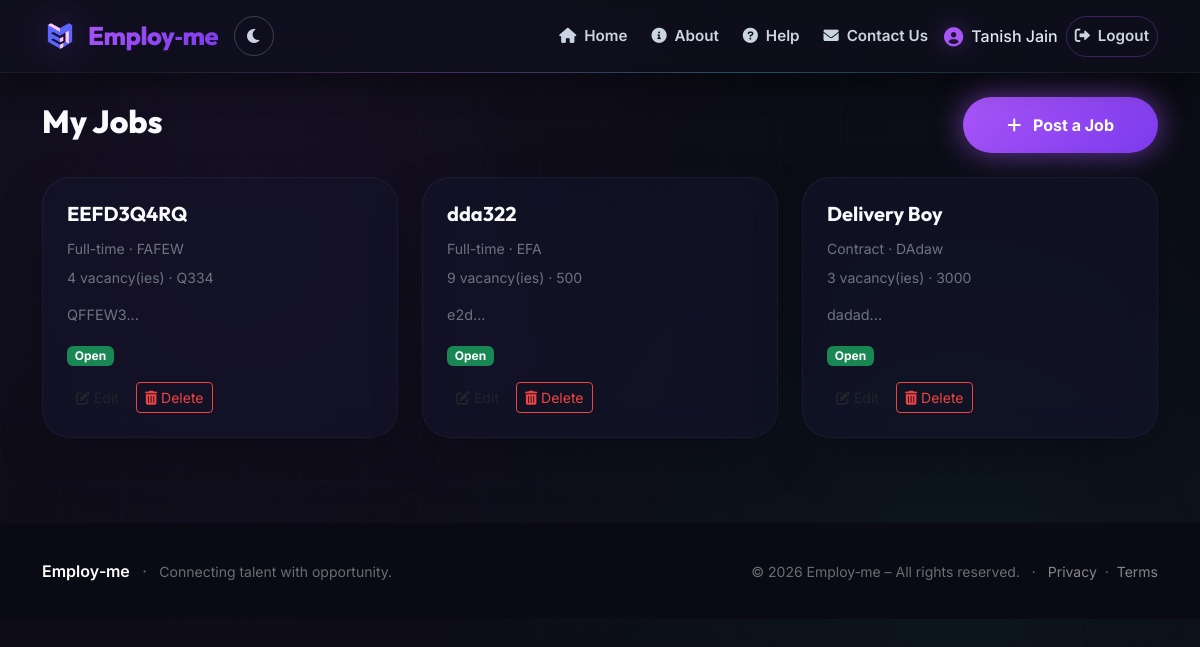
The page /my-jobs (signed in) on the database its author committed.
### models.py (models this page shows)
class User(UserMixin, db.Model):
    id = db.Column(db.Integer, primary_key=True)
    email = db.Column(db.String(120), unique=True, nullable=False)
    password_hash = db.Column(db.String(128), nullable=False)
    role = db.Column(db.String(20), nullable=False)  # 'jobseeker' or 'employer'
    name = db.Column(db.String(100), nullable=False)
    created_at = db.Column(db.DateTime, default=datetime.utcnow)
    profile = db.relationship('JobSeekerProfile', backref='user', uselist=False,
                              cascade='all, delete-orphan')
    employer_profile = db.relationship('EmployerProfile', backref='user', uselist=False,
                                       cascade='all, delete-orphan')

class Job(db.Model):
    id = db.Column(db.Integer, primary_key=True)
    employer_id = db.Column(db.Integer, db.ForeignKey('employer_profile.id'), nullable=False)
    employer_name = db.Column(db.String(100), nullable=False)          # business_name
    employer_address = db.Column(db.String(300), nullable=False)       # business_address
    employer_mobile = db.Column(db.String(15), nullable=False)         # contact_person_phone
    employer_city = db.Column(db.String(100), nullable=False)
    employer_state = db.Column(db.String(100), nullable=False)
    employer_pincode = db.Column(db.String(10), nullable=False)
    job_name = db.Column(db.String(200), nullable=False)
    job_description = db.Column(db.Text, nullable=False)
    job_type = db.Column(db.String(50), nullable=False)   # e.g., Full-time, Part-time, Contract, etc.
    committed_salary = db.Column(db.String(100))          # e.g., "₹15,000 – ₹25,000 per month"
    location = db.Column(db.String(200))                  # job location (city/area)
    vacancies = db.Column(db.Integer, default=1)
    status = db.Column(db.String(20), default='Open')     # Open / Closed
    created_at = db.Column(db.DateTime, default=datetime.utcnow)
    updated_at = db.Column(db.DateTime, default=datetime.utcnow, onupdate=datetime.utcnow)
    employer = db.relationship('EmployerProfile', backref='jobs')

### app.py (the view)
@app.route('/my-jobs')
@login_required
@role_required('employer')
def my_jobs():
    employer = EmployerProfile.query.filter_by(user_id=current_user.id).first()
    if not employer:
        flash('Please complete your business profile first.', 'warning')
        return redirect(url_for('employer_profile'))
    if not employer.verified:
        return redirect(url_for('verification_pending'))
    jobs = Job.query.filter_by(employer_id=employer.id).order_by(Job.created_at.desc()).all()
    return render_template('my_jobs.html', jobs=jobs)

### app.py (called while the page is built)
@login_manager.user_loader
def load_user(user_id):
    return User.query.get(int(user_id))

def role_required(role):
    def decorator(func):
        from functools import wraps
        @wraps(func)
        def wrapper(*args, **kwargs):
            if not current_user.is_authenticated or current_user.role != role:
                flash('Access denied.', 'danger')
                return redirect(url_for('index'))
            return func(*args, **kwargs)
        return wrapper
    return decorator

### templates/my_jobs.html (shortened to what this page needs)
{% extends "base.html" %}
{% block content %}
<div class="d-flex justify-content-between align-items-center mb-4">
    <h2 style="font-family: var(--font-display); font-weight: 800; color: #F8FAFC;">My Jobs</h2>
    <a href="{{ url_for('create_job') }}" class="btn btn-primary-gradient">
        <i class="fas fa-plus me-2"></i> Post a Job
    </a>
</div>
<div class="row">
    {% if jobs %}
        {% for job in jobs %}
        <div class="col-md-6 col-lg-4 mb-4">
            <div class="card-modern p-4 h-100">
                <h5 class="card-title" style="color: #F8FAFC;">{{ job.job_name }}</h5>
                <p class="text-secondary small mb-2">{{ job.job_type }} · {{ job.location }}</p>
                <p class="text-secondary small mb-3">{{ job.vacancies }} vacancy(ies) · {{ job.committed_salary }}</p>
                <p class="text-secondary mb-3" style="font-size: 0.9rem;">{{ job.job_description[:120] }}...</p>
                <span class="badge {% if job.status == 'Open' %}bg-success{% else %}bg-secondary{% endif %} mb-3">{{ job.status }}</span>
                <div class="d-flex gap-2">
                    <a href="{{ url_for('edit_job', job_id=job.id) }}" class="btn btn-sm btn-outline-soft">
                        <i class="fas fa-edit"></i> Edit
                    </a>
                    <a href="{{ url_for('delete_job', job_id=job.id) }}" class="btn btn-sm btn-outline-danger"
                       onclick="return confirm('Are you sure you want to delete this job?')">
                        <i class="fas fa-trash-alt"></i> Delete
                    </a>
                </div>
            </div>
        </div>
        {% endfor %}
    {% endif %}
</div>
{% endblock %}

### templates/base.html (shortened to what this page needs)
<!DOCTYPE html>
<html lang="en">
<head>
    <link href="https://cdn.jsdelivr.net/npm/bootstrap@5.3.0-alpha1/dist/css/bootstrap.min.css" rel="stylesheet" />
    <link rel="stylesheet" href="https://cdnjs.cloudflare.com/ajax/libs/font-awesome/6.0.0/css/all.min.css" />
</head>
<body>
    <nav class="navbar navbar-expand-lg navbar-custom sticky-top">
        <div class="container">
            <a class="navbar-brand" href="{{ url_for('index') }}">
                <img src="{{ url_for('static', filename='images/logo.png') }}" alt="Employ-me logo" />
                <span>Employ‑me</span>
            </a>
            <div class="d-flex align-items-center gap-2">
                <button class="theme-toggle-btn" id="themeToggle" aria-label="Toggle light/dark theme">
                    <i class="fas fa-moon" id="themeIcon"></i>
                </button>
            </div>
            <div class="collapse navbar-collapse" id="navbarNav">
                <ul class="navbar-nav ms-auto align-items-lg-center gap-1 gap-lg-2">
                    <li class="nav-item">
                        <a class="nav-link" href="{{ url_for('index') }}">
                            <i class="fas fa-home me-1"></i> Home
                        </a>
                    </li>
                    <li class="nav-item">
                        <a class="nav-link" href="{{ url_for('about') }}">
                            <i class="fas fa-info-circle me-1"></i> About
                        </a>
                    </li>
                    <li class="nav-item">
                        <a class="nav-link" href="{{ url_for('help') }}">
                            <i class="fas fa-question-circle me-1"></i> Help
                        </a>
                    </li>
                    <li class="nav-item">
                        <a class="nav-link" href="{{ url_for('contact') }}">
                            <i class="fas fa-envelope me-1"></i> Contact Us
                        </a>
                    </li>
                    {% if current_user.is_authenticated %}
                        <li class="nav-item">
                            <span class="navbar-text">
                                <i class="fas fa-user-circle"></i>
                                {{ current_user.name }}
                            </span>
                        </li>
                        <li class="nav-item">
                            <a class="nav-link btn-outline-custom" href="{{ url_for('logout') }}">
                                <i class="fas fa-sign-out-alt me-1"></i> Logout
                            </a>
                        </li>
                    {% endif %}
                </ul>
            </div>
        </div>
    </nav>
    <main>
        <div class="container my-4">
            {% block content %}{% endblock %}
        </div>
    </main>
    <footer class="footer-custom">
        <div class="container">
            <div class="row align-items-center">
                <div class="col-md-6 text-center text-md-start">
                    <span class="fw-semibold text-white">Employ‑me</span>
                    <span class="mx-2">·</span>
                    <span class="small">Connecting talent with opportunity.</span>
                </div>
                <div class="col-md-6 text-center text-md-end small">
                    &copy; 2026 Employ‑me – All rights reserved.
                    <span class="mx-2">·</span>
                    <a href="#" class="text-white-50" data-bs-toggle="modal" data-bs-target="#footerPrivacyModal">Privacy</a>
                    <span class="mx-1">·</span>
                    <a href="#" class="text-white-50" data-bs-toggle="modal" data-bs-target="#footerTermsModal">Terms</a>
                </div>
            </div>
        </div>
    </footer>
</body>
</html>

### templates/my_jobs.html (style rules this page uses)
.btn-outline-danger { color: #EF4444; border: 1px solid #EF4444; background: transparent; }

### rows shown on the page
User: name "Tanish Jain"
Job: job_name "EEFD3Q4RQ", job_type "Full-time", location "FAFEW", vacancies "4", committed_salary "Q334", job_description "QFFEW3", status "Open"
Job: job_name "dda322", job_type "Full-time", location "EFA", vacancies "9", committed_salary "500", job_description "e2d", status "Open"
Job: job_name "Delivery Boy", job_type "Contract", location "DAdaw", vacancies "3", committed_salary "3000", job_description "dadad", status "Open"
